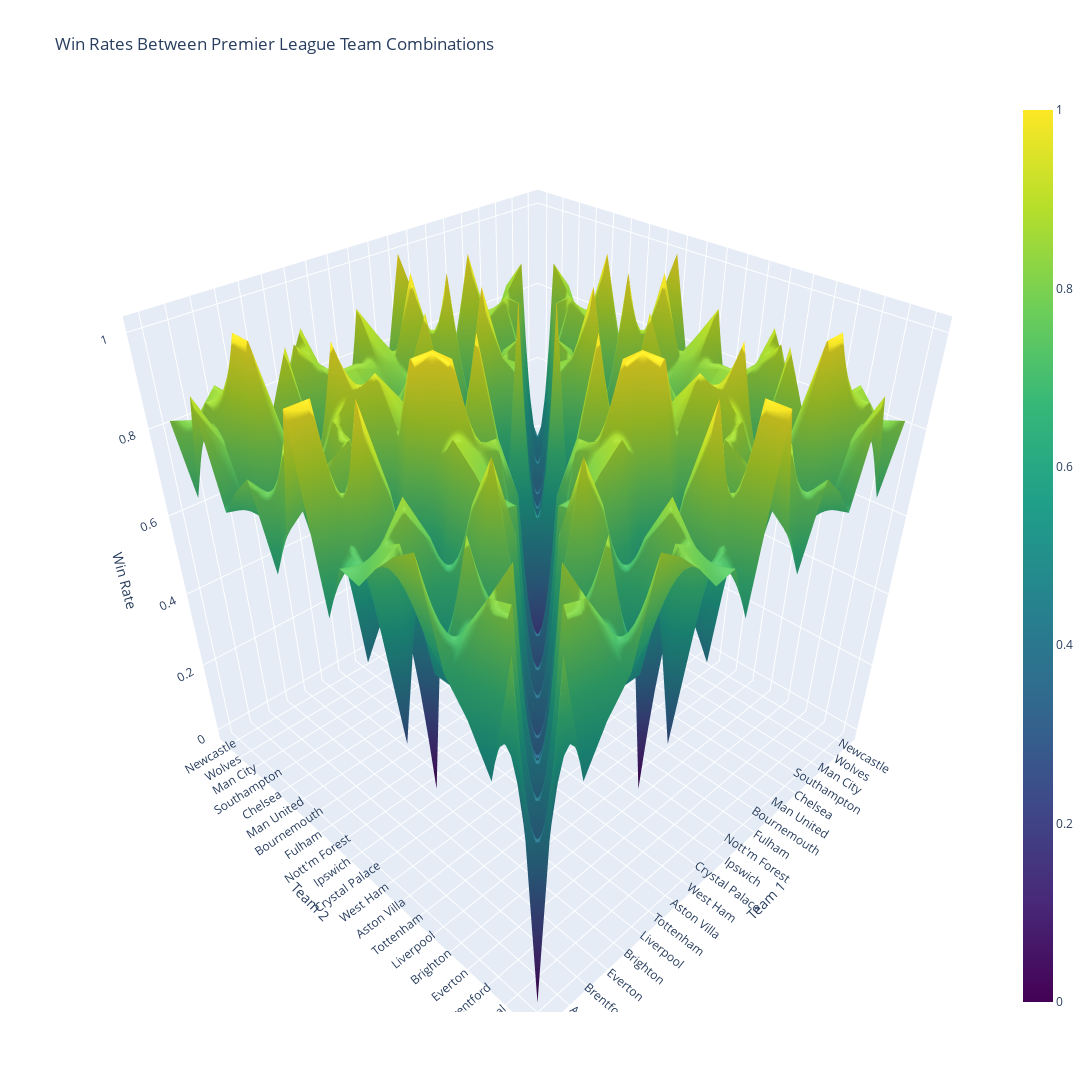

Write notebook code for a chart like this one.
### Code cell
# Initialize dictionaries to store match counts and results
match_counts = {}
win_counts = {}

# Function to update the results
def update_result(team1, team2, result):
    pair = tuple(sorted([team1, team2]))
    if pair not in match_counts:
        match_counts[pair] = 0
        win_counts[pair] = {'Win': 0, 'Loss': 0, 'Draw': 0}
    match_counts[pair] += 1
    if result == 'H':
        win_counts[pair]['Win'] += 1
    elif result == 'A':
        win_counts[pair]['Loss'] += 1
    elif result == 'D':
        win_counts[pair]['Draw'] += 1

# Iterate over each match to update counts
for index, row in sub_data.iterrows():
    home_team = row['HomeTeam']
    away_team = row['AwayTeam']
    result = row['FTR']  # Full Time Result

    # Skip rows with NaN in result
    if pd.isna(result):
        continue

    update_result(home_team, away_team, result)

# Calculate win rates
teams = list(set(sub_data['HomeTeam']).union(set(sub_data['AwayTeam'])))
win_rate_matrix = pd.DataFrame(index=teams, columns=teams, data=0.0)

for pair, results in win_counts.items():
    team1, team2 = pair
    total_matches = match_counts[pair]
    win_rate = (results['Win'] + results['Loss']) / total_matches  # Combine Win and Loss for rate calculation
    win_rate_matrix.at[team1, team2] = win_rate
    win_rate_matrix.at[team2, team1] = win_rate

# Convert to numerical indices for plotting
team_indices = {team: idx for idx, team in enumerate(teams)}
x_indices = win_rate_matrix.index.map(team_indices.get)
y_indices = win_rate_matrix.columns.map(team_indices.get)
z_values = win_rate_matrix.values

# Create the interactive 3D plot using Plotly
fig = go.Figure(data=[go.Surface(z=z_values, x=x_indices, y=y_indices, colorscale='Viridis')])

# Update the layout for better visualization
fig.update_layout(
    title='Win Rates Between Premier League Team Combinations',
    scene=dict(
        xaxis=dict(title='Team 1', tickmode='array', tickvals=list(team_indices.values()), ticktext=list(team_indices.keys())),
        yaxis=dict(title='Team 2', tickmode='array', tickvals=list(team_indices.values()), ticktext=list(team_indices.keys())),
        zaxis=dict(title='Win Rate')
    ),
    width=2400,
    height=2200
)

# Show the plot
fig.show()

### Figure 1 — Plotly figure (JSON) as saved in the notebook; plotly's stock layout.template omitted (floating-point values rounded to 4 significant figures; data arrays with more than 128 entries replaced by an {"elided": "..."} marker saying what was removed)
{"data": [{"colorscale": [[0, "#440154"], [0.1111, "#482878"], [0.2222, "#3e4989"], [0.3333, "#31688e"], [0.4444, "#26828e"], [0.5556, "#1f9e89"], [0.6667, "#35b779"], [0.7778, "#6ece58"], [0.8889, "#b5de2b"], [1, "#fde725"]], "type": "surface", "x": [0, 1, 2, 3, 4, 5, 6, 7, 8, 9, 10, 11, 12, 13, 14, 15, 16, 17, 18, 19], "y": [0, 1, 2, 3, 4, 5, 6, 7, 8, 9, 10, 11, 12, 13, 14, 15, 16, 17, 18, 19], "z": {"elided": "20x20 float values"}}], "layout": {"height": 2200, "scene": {"xaxis": {"tickmode": "array", "ticktext": ["Newcastle", "Wolves", "Man City", "Southampton", "Chelsea", "Man United", "Bournemouth", "Fulham", "Nott'm Forest", "Ipswich", "Crystal Palace", "West Ham", "Aston Villa", "Tottenham", "Liverpool", "Brighton", "Everton", "Brentford", "Arsenal", "Leicester"], "tickvals": [0, 1, 2, 3, 4, 5, 6, 7, 8, 9, 10, 11, 12, 13, 14, 15, 16, 17, 18, 19], "title": {"text": "Team 1"}}, "yaxis": {"tickmode": "array", "ticktext": ["Newcastle", "Wolves", "Man City", "Southampton", "Chelsea", "Man United", "Bournemouth", "Fulham", "Nott'm Forest", "Ipswich", "Crystal Palace", "West Ham", "Aston Villa", "Tottenham", "Liverpool", "Brighton", "Everton", "Brentford", "Arsenal", "Leicester"], "tickvals": [0, 1, 2, 3, 4, 5, 6, 7, 8, 9, 10, 11, 12, 13, 14, 15, 16, 17, 18, 19], "title": {"text": "Team 2"}}, "zaxis": {"title": {"text": "Win Rate"}}}, "title": {"text": "Win Rates Between Premier League Team Combinations"}, "width": 2400}}
